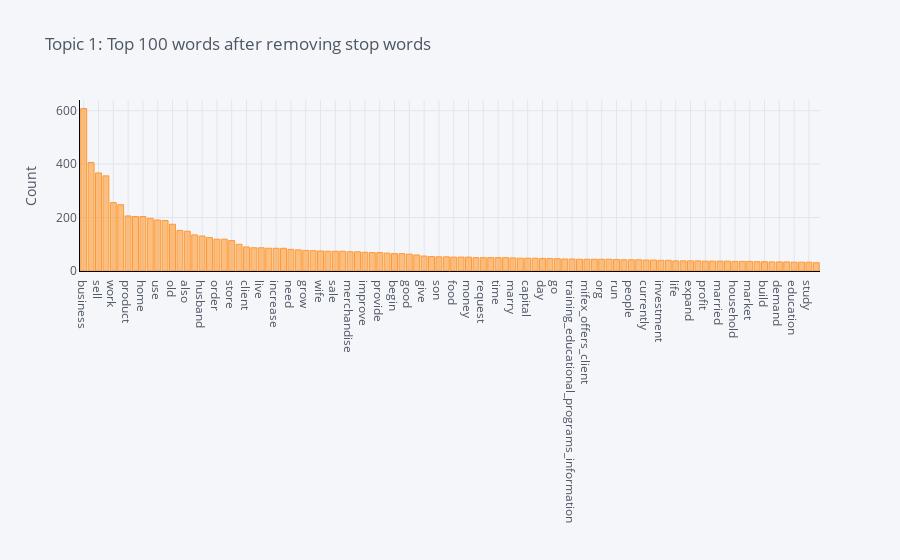

Source (notebook cell):
### Code cell
plot_model(lda, plot = 'frequency', topic_num = 'Topic 1')

### Figure 1 — Plotly figure (JSON) as saved in the notebook; plotly's stock layout.template omitted (floating-point values rounded to 4 significant figures)
{"data": [{"marker": {"color": "rgba(255, 153, 51, 0.6)", "line": {"color": "rgba(255, 153, 51, 1.0)", "width": 1}}, "name": "count", "orientation": "v", "text": "", "type": "bar", "x": ["business", "loan", "sell", "year", "work", "child", "product", "buy", "home", "help", "use", "make", "old", "start", "also", "family", "husband", "able", "order", "well", "store", "invest", "client", "customer", "live", "purchase", "increase", "hope", "need", "want", "grow", "first", "wife", "school", "sale", "small", "merchandise", "new", "improve", "ago", "provide", "continue", "begin", "item", "good", "offer", "give", "house", "son", "clothing", "food", "second", "money", "would", "request", "goal", "time", "experience", "marry", "take", "capital", "open", "day", "income", "go", "microfinance_ecuador_services_please", "training_educational_programs_information", "clothe", "mifex_offers_client", "mifex_org_www_mifex", "org", "save", "run", "description", "people", "receive", "currently", "shop", "investment", "service", "life", "daughter", "expand", "mother", "profit", "allow", "married", "part", "household", "job", "market", "area", "build", "quality", "demand", "cosmetic", "education", "restaurant", "study", "community"], "y": [608, 406, 367, 356, 256, 248, 206, 204, 204, 197, 191, 189, 175, 152, 149, 135, 131, 125, 119, 119, 114, 100, 90, 87, 87, 85, 85, 85, 81, 79, 77, 76, 75, 74, 74, 74, 72, 72, 70, 69, 69, 67, 65, 65, 63, 60, 56, 54, 53, 53, 52, 52, 52, 50, 50, 50, 50, 50, 49, 48, 48, 48, 47, 47, 46, 45, 45, 44, 44, 44, 44, 44, 43, 42, 42, 42, 41, 41, 40, 40, 38, 38, 38, 38, 37, 37, 37, 37, 36, 36, 36, 35, 35, 34, 34, 34, 33, 33, 33, 31]}], "layout": {"legend": {"bgcolor": "#F5F6F9", "font": {"color": "#4D5663"}}, "paper_bgcolor": "#F5F6F9", "plot_bgcolor": "#F5F6F9", "title": {"font": {"color": "#4D5663"}, "text": "Topic 1: Top 100 words after removing stop words"}, "xaxis": {"gridcolor": "#E1E5ED", "linecolor": "black", "showgrid": true, "tickfont": {"color": "#4D5663"}, "title": {"font": {"color": "#4D5663"}, "text": ""}, "zerolinecolor": "#E1E5ED"}, "yaxis": {"gridcolor": "#E1E5ED", "linecolor": "black", "showgrid": true, "tickfont": {"color": "#4D5663"}, "title": {"font": {"color": "#4D5663"}, "text": "Count"}, "zerolinecolor": "#E1E5ED"}}}
